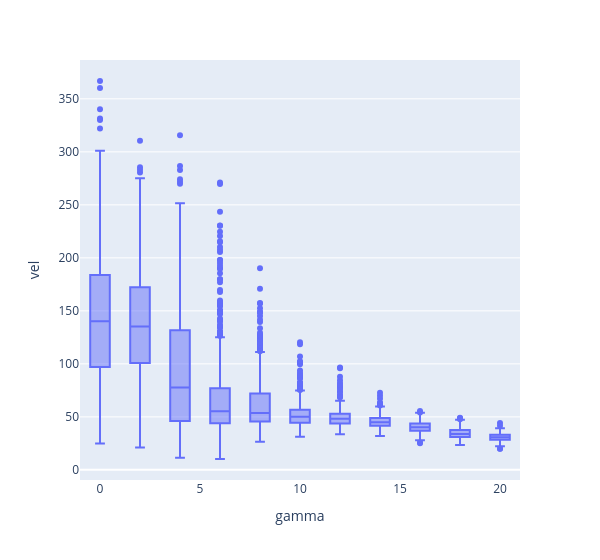

Here is the notebook cell this chart was saved with:
### Code cell
px.box(cellveldf, x="gamma", y="vel").update_layout(width=600)

### Figure 1 — Plotly figure (JSON) as saved in the notebook; plotly's stock layout.template omitted (floating-point values rounded to 4 significant figures; data arrays with more than 128 entries replaced by an {"elided": "..."} marker saying what was removed)
{"data": [{"alignmentgroup": "True", "hovertemplate": "gamma=%{x}<br>vel=%{y}<extra></extra>", "legendgroup": "", "marker": {"color": "#636efa"}, "name": "", "notched": false, "offsetgroup": "", "orientation": "v", "showlegend": false, "type": "box", "x": {"elided": "5500 int values"}, "x0": " ", "xaxis": "x", "y": {"elided": "5500 float values"}, "y0": " ", "yaxis": "y"}], "layout": {"boxmode": "group", "legend": {"tracegroupgap": 0}, "margin": {"t": 60}, "width": 600, "xaxis": {"anchor": "y", "domain": [0, 1], "title": {"text": "gamma"}}, "yaxis": {"anchor": "x", "domain": [0, 1], "title": {"text": "vel"}}}}
